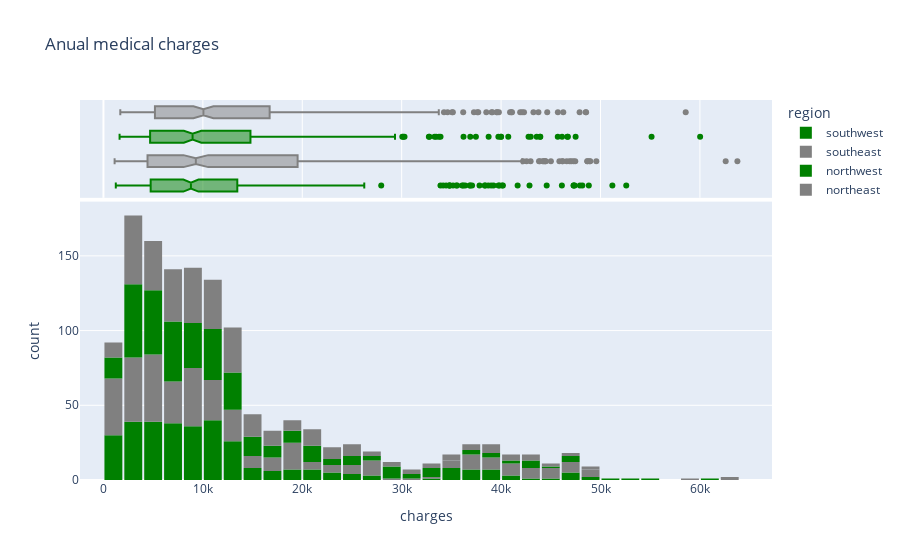

Notebook code for this chart:
### Code cell
fig = px.histogram(df,
                   x='charges',
                   marginal='box',
                   color='region',
                   color_discrete_sequence=['green','gray'],
                   title='Anual medical charges')
fig.update_layout(bargap=0.1)
fig.show()

### Figure 1 — Plotly figure (JSON) as saved in the notebook; plotly's stock layout.template omitted (floating-point values rounded to 4 significant figures; data arrays with more than 128 entries replaced by an {"elided": "..."} marker saying what was removed)
{"data": [{"alignmentgroup": "True", "bingroup": "x", "hovertemplate": "region=southwest<br>charges=%{x}<br>count=%{y}<extra></extra>", "legendgroup": "southwest", "marker": {"color": "green", "pattern": {"shape": ""}}, "name": "southwest", "offsetgroup": "southwest", "orientation": "v", "showlegend": true, "type": "histogram", "x": {"elided": "325 float values"}, "xaxis": "x", "yaxis": "y"}, {"alignmentgroup": "True", "hovertemplate": "region=southwest<br>charges=%{x}<extra></extra>", "legendgroup": "southwest", "marker": {"color": "green"}, "name": "southwest", "notched": true, "offsetgroup": "southwest", "showlegend": false, "type": "box", "x": {"elided": "325 float values"}, "xaxis": "x2", "yaxis": "y2"}, {"alignmentgroup": "True", "bingroup": "x", "hovertemplate": "region=southeast<br>charges=%{x}<br>count=%{y}<extra></extra>", "legendgroup": "southeast", "marker": {"color": "gray", "pattern": {"shape": ""}}, "name": "southeast", "offsetgroup": "southeast", "orientation": "v", "showlegend": true, "type": "histogram", "x": {"elided": "364 float values"}, "xaxis": "x", "yaxis": "y"}, {"alignmentgroup": "True", "hovertemplate": "region=southeast<br>charges=%{x}<extra></extra>", "legendgroup": "southeast", "marker": {"color": "gray"}, "name": "southeast", "notched": true, "offsetgroup": "southeast", "showlegend": false, "type": "box", "x": {"elided": "364 float values"}, "xaxis": "x2", "yaxis": "y2"}, {"alignmentgroup": "True", "bingroup": "x", "hovertemplate": "region=northwest<br>charges=%{x}<br>count=%{y}<extra></extra>", "legendgroup": "northwest", "marker": {"color": "green", "pattern": {"shape": ""}}, "name": "northwest", "offsetgroup": "northwest", "orientation": "v", "showlegend": true, "type": "histogram", "x": {"elided": "325 float values"}, "xaxis": "x", "yaxis": "y"}, {"alignmentgroup": "True", "hovertemplate": "region=northwest<br>charges=%{x}<extra></extra>", "legendgroup": "northwest", "marker": {"color": "green"}, "name": "northwest", "notched": true, "offsetgroup": "northwest", "showlegend": false, "type": "box", "x": {"elided": "325 float values"}, "xaxis": "x2", "yaxis": "y2"}, {"alignmentgroup": "True", "bingroup": "x", "hovertemplate": "region=northeast<br>charges=%{x}<br>count=%{y}<extra></extra>", "legendgroup": "northeast", "marker": {"color": "gray", "pattern": {"shape": ""}}, "name": "northeast", "offsetgroup": "northeast", "orientation": "v", "showlegend": true, "type": "histogram", "x": {"elided": "324 float values"}, "xaxis": "x", "yaxis": "y"}, {"alignmentgroup": "True", "hovertemplate": "region=northeast<br>charges=%{x}<extra></extra>", "legendgroup": "northeast", "marker": {"color": "gray"}, "name": "northeast", "notched": true, "offsetgroup": "northeast", "showlegend": false, "type": "box", "x": {"elided": "324 float values"}, "xaxis": "x2", "yaxis": "y2"}], "layout": {"bargap": 0.1, "barmode": "relative", "legend": {"title": {"text": "region"}, "tracegroupgap": 0}, "title": {"text": "Anual medical charges"}, "xaxis": {"anchor": "y", "domain": [0, 1], "title": {"text": "charges"}}, "xaxis2": {"anchor": "y2", "domain": [0, 1], "matches": "x", "showgrid": true, "showticklabels": false}, "yaxis": {"anchor": "x", "domain": [0, 0.7326], "title": {"text": "count"}}, "yaxis2": {"anchor": "x2", "domain": [0.7426, 1], "matches": "y2", "showgrid": false, "showline": false, "showticklabels": false, "ticks": ""}}}
